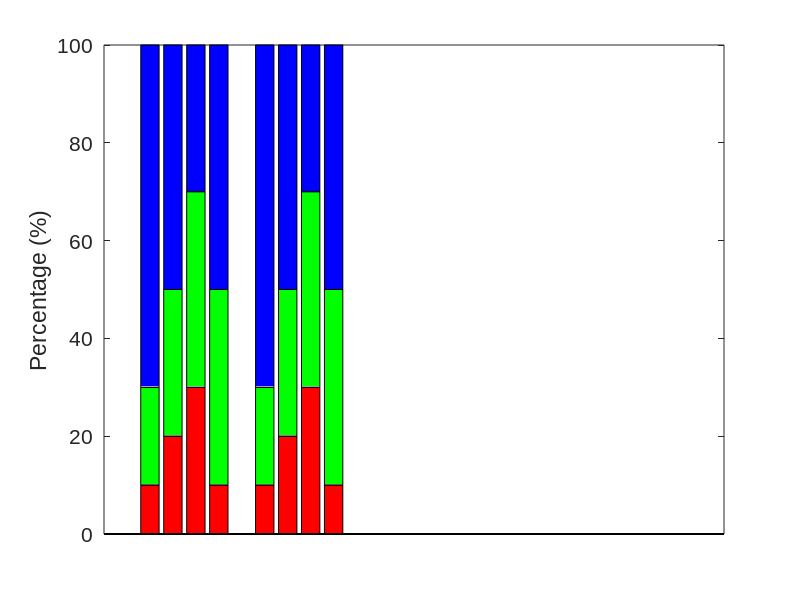

Source code (MATLAB):
clc;
clear
close all
figure(3)

box on
set(gca,'XTick',[]);
set(gca,'XLim',[0 27]);
set(gca,'YLim',[0 100]);

color_matrix = [1,0,0                
                0,1,0         
                0,0,1]; 
X1= [10,20,70;
    20,30,50;
    30,40,30;
    10,40,50];
X2= [10,20,70;
    20,30,50;
    30,40,30;
    10,40,50];
hold on
for i = 1:4
    b = bar(i+1:i+3,[X1(i,:);0,0,0;0,0,0],'stacked');
    set(b(1),'facecolor',color_matrix(1,:));
    set(b(2),'facecolor',color_matrix(2,:));
    set(b(3),'facecolor',color_matrix(3,:));
    
    b = bar(i+6:i+8,[X2(i,:);0,0,0;0,0,0],'stacked');
    set(b(1),'facecolor',color_matrix(1,:));
    set(b(2),'facecolor',color_matrix(2,:));
    set(b(3),'facecolor',color_matrix(3,:));
end

ylabel('Percentage (%)') 
set(gca,'FontSize',15,'Fontname', 'Arial');
